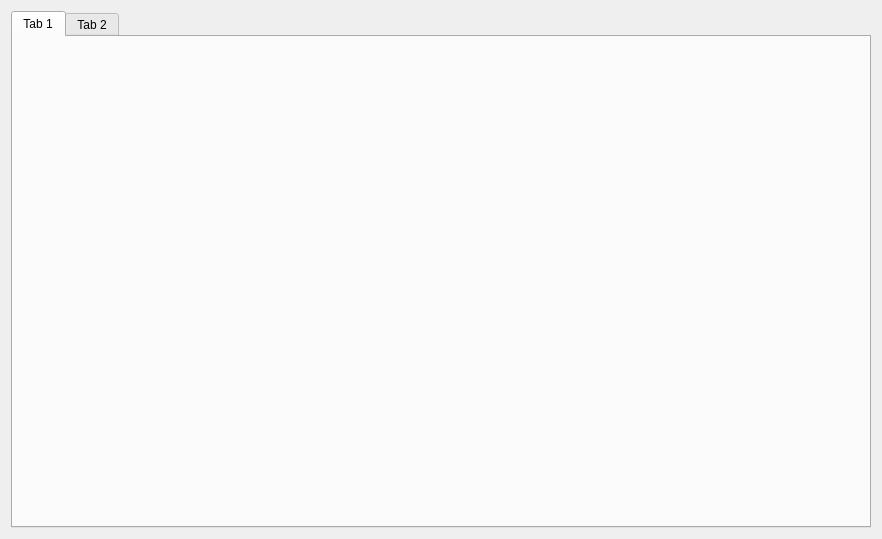
<?xml version="1.0" encoding="UTF-8"?>
<ui version="4.0">
 <class>MainWidget</class>
 <widget class="QWidget" name="MainWidget">
  <property name="geometry">
   <rect>
    <x>0</x>
    <y>0</y>
    <width>882</width>
    <height>539</height>
   </rect>
  </property>
  <property name="minimumSize">
   <size>
    <width>882</width>
    <height>539</height>
   </size>
  </property>
  <property name="windowTitle">
   <string>MainWidget</string>
  </property>
  <layout class="QVBoxLayout" name="verticalLayout">
   <item>
    <widget class="QTabWidget" name="tabs">
     <property name="tabShape">
      <enum>QTabWidget::Rounded</enum>
     </property>
     <property name="currentIndex">
      <number>0</number>
     </property>
     <property name="documentMode">
      <bool>false</bool>
     </property>
     <property name="tabsClosable">
      <bool>false</bool>
     </property>
     <property name="movable">
      <bool>true</bool>
     </property>
     <property name="tabBarAutoHide">
      <bool>true</bool>
     </property>
     <widget class="QWidget" name="temp_tab_1">
      <attribute name="title">
       <string>Tab 1</string>
      </attribute>
      <layout class="QVBoxLayout" name="verticalLayout_2">
       <item>
        <widget class="TabContentWidget" name="tabContentWidget_1" native="true">
         <property name="minimumSize">
          <size>
           <width>842</width>
           <height>469</height>
          </size>
         </property>
        </widget>
       </item>
      </layout>
     </widget>
     <widget class="QWidget" name="temp_tab_2">
      <attribute name="title">
       <string>Tab 2</string>
      </attribute>
     </widget>
    </widget>
   </item>
  </layout>
  <action name="actionTaper_ici">
   <property name="text">
    <string>Taper ici</string>
   </property>
  </action>
 </widget>
 <layoutdefault spacing="6" margin="11"/>
 <customwidgets>
  <customwidget>
   <class>TabContentWidget</class>
   <extends>QWidget</extends>
   <header>tabcontentwidget.h</header>
   <container>1</container>
  </customwidget>
 </customwidgets>
 <resources/>
 <connections/>
</ui>
